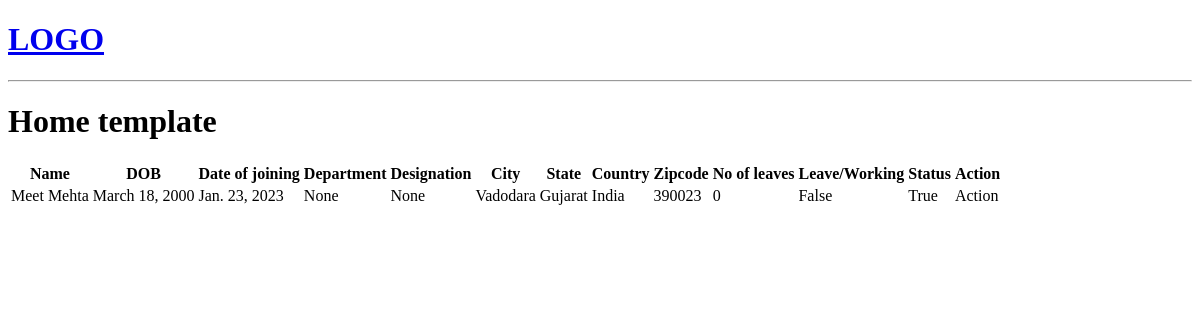
/employee/view, run on an earlier commit of the app's database.
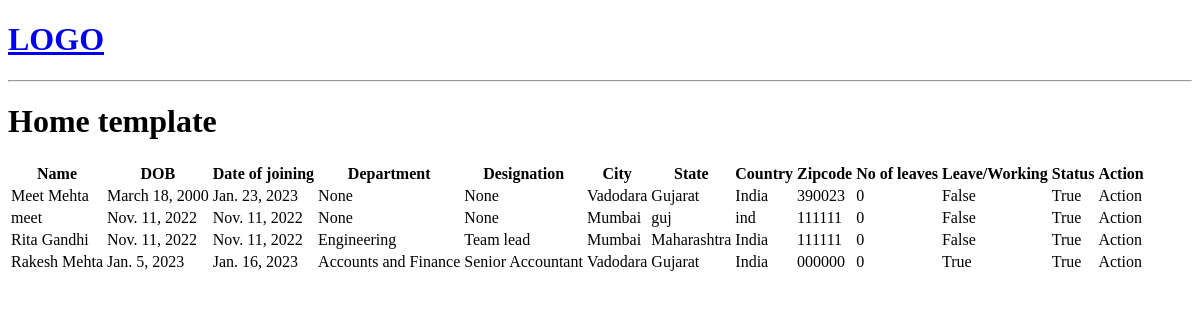
And on a later commit of the database.
### base/models.py (models this page shows, shortened)
class Employee(models.Model):
    name = models.CharField(max_length=100, null=True)
    dob = models.DateField(null=True)
    doj = models.DateField(null=True)
    department = models.ForeignKey(
        Department, on_delete=models.SET_NULL, blank=True, null=True)
    role = models.ForeignKey(
        Role, on_delete=models.SET_NULL, blank=True, null=True)
    address = models.CharField(max_length=200, null=True, blank=True)
    city = models.CharField(max_length=100, null=True)
    state = models.CharField(max_length=100, null=True)
    country = models.CharField(max_length=100, null=True)
    zipcode = models.CharField(max_length=6, null=True)
    active = models.BooleanField(default=True)
    on_leave = models.BooleanField(default=False)

class Department(models.Model):
    name = models.CharField(max_length=200)
    def __str__(self) -> str:
        return self.name

class Role(models.Model):
    department = models.ForeignKey(Department, on_delete=models.CASCADE)
    name = models.CharField(max_length=200)
    def __str__(self) -> str:
        return self.name

### base/views.py (the view)
# urls.py: path('employee/view', views.view_employees, name="view"),
def view_employees(request):
    employees = Employee.objects.all()
    if employees == None:
        return HttpResponse('no employees to show')
    else:
        context = {'employees': employees}
        return render(request, 'base/view_employees.html', context)

### base/templates/base/view_employees.html
{% extends 'main.html' %}
{% block content %}
<h1>Home template</h1>
<table>
    <thead>
        <tr>
            <th>Name</th>
            <th>DOB</th>
            <th>Date of joining</th>
            <th>Department</th>
            <th>Designation</th>
            <th>City</th>
            <th>State</th>
            <th>Country</th>
            <th>Zipcode</th>
            <th>No of leaves</th>
            <th>Leave/Working</th>
            <th>Status</th>
            <th>Action</th>
        </tr>
    </thead>
    <tbody>
        {% for emp in employees %}
        <tr>
            <td>{{emp.name}}</td>
            <td>{{emp.dob}}</td>
            <td>{{emp.doj}}</td>
            <td>{{emp.department}}</td>
            <td>{{emp.role}}</td>
            <td>{{emp.city}}</td>
            <td>{{emp.state}}</td>
            <td>{{emp.country}}</td>
            <td>{{emp.zipcode}}</td>
            <td>0</td>
            <td>{{emp.on_leave}}</td>
            <td>{{emp.active}}</td>
            <td>Action</td>
        </tr>
        {% endfor %}
    </tbody>
</table>
{% endblock %}

### templates/main.html (shortened to what this page needs)
<!DOCTYPE html>
<html lang="en">
<head>
</head>
<body>
    {% include 'navbar.html' %}
    {% block content %}
    {% endblock %}
</body>
</html>

### templates/navbar.html
<a href="/">
    <h1>LOGO</h1>
</a>
<hr>

What changed in the data, as far as the page shows it:
added Employee: name "meet", dob "Nov. 11, 2022", doj "Nov. 11, 2022", department "None", role "None", city "Mumbai", state "guj", country "ind", zipcode "111111", on_leave "False", active "True"
added Employee: name "Rita Gandhi", dob "Nov. 11, 2022", doj "Nov. 11, 2022", department "Engineering", role "Team lead", city "Mumbai", state "Maharashtra", country "India", zipcode "111111", on_leave "False", active "True"
added Employee: name "Rakesh Mehta", dob "Jan. 5, 2023", doj "Jan. 16, 2023", department "Accounts and Finance", role "Senior Accountant", city "Vadodara", state "Gujarat", country "India", zipcode "000000", on_leave "True", active "True"
